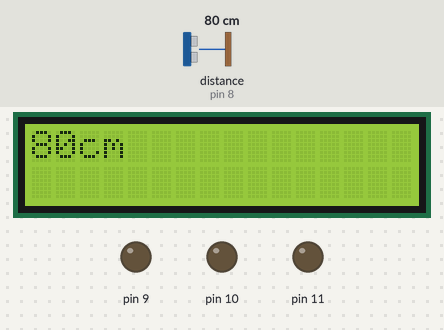
The sketch below on a simulated Arduino Uno, built with avr-gcc and run on an emulated ATmega328P. Parts: 16×2 character LCD, output pins drawn as LEDs (lit = HIGH). Wiring (inferred from the names in the program): ultrasonic range finder: trigger pin 7; echo pin 8. Inputs (shaded band) come from the test bench; at power-on: distance to the obstacle (sensor on pin 8) 80 cm. The echo pulse lasts 58.3 µs per cm; pins used as bus, display or sensor lines are not drawn; what the sketch prints to the serial monitor is not drawn.

Above: at 2.2 s.
2.3 s: distance to the obstacle (sensor on pin 8) set to 11 cm
At 3.0 s:
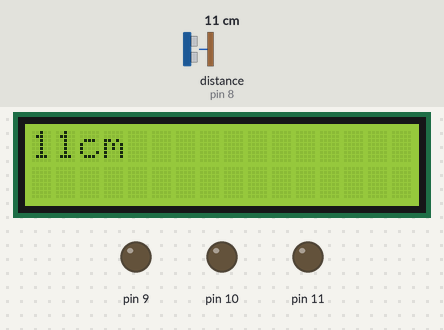
5.3 s: distance to the obstacle (sensor on pin 8) set to 8 cm
At 6.0 s:
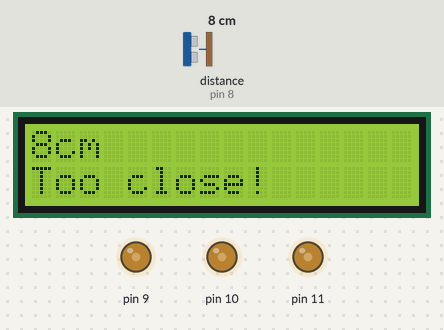
8.2 s: distance to the obstacle (sensor on pin 8) set to 2 cm
At 8.6 s:
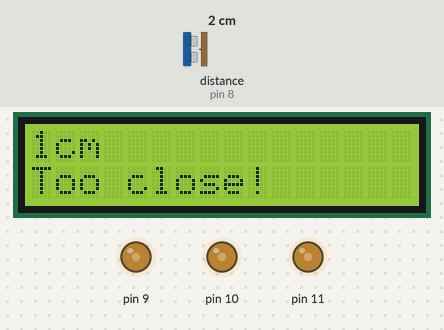
Timing chart, 0 to 11.2 s (numbered marks = the images above; inputs shaded):
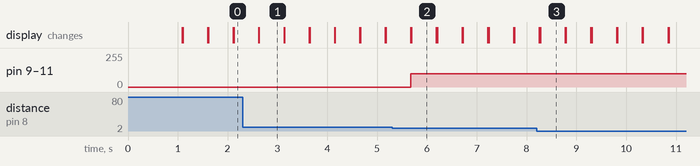

The sketch:

ultrasonic_lcd.ino
```cpp
#include <Wire.h>
#include <LiquidCrystal_I2C.h>
LiquidCrystal_I2C lcd(0x27, 16, 2);

const int trig = 7;
const int echo=8;


void setup()
{
	pinMode(9,OUTPUT);
	pinMode(10,OUTPUT);
	pinMode(11,OUTPUT);
	lcd.begin();
	lcd.backlight();
	lcd.setCursor(0, 0);
	lcd.print("Distance");
	lcd.setCursor(0, 1);
	lcd.print("Measurement!");
	delay(1000);
	lcd.clear();
	Serial.begin(9600);
  pinMode(trig,OUTPUT);
  pinMode(echo,INPUT);
}

void loop()
{
	long duration, cm;

  digitalWrite(trig, LOW);
  delayMicroseconds(2);
  digitalWrite(trig, HIGH);
  delayMicroseconds(10);
  digitalWrite(trig, LOW);

  duration = pulseIn(echo, HIGH);
  cm = microsecondsToCentimeters(duration);


  Serial.print(cm);
  Serial.print("cm");
  Serial.println();
	lcd.print(cm);
	lcd.print("cm");
	if(cm<10){
		analogWrite(9,100);
		analogWrite(10,100);
		analogWrite(11,100);
		lcd.setCursor(0, 1);
		lcd.print("Too close!");
	}
	else{
		analogWrite(9,0);
		analogWrite(10,0);
		analogWrite(11,0);
	}
  delay(500);
	lcd.clear();
}

long microsecondsToCentimeters(long microseconds) {
  return microseconds / 29 / 2;
}
```

Measured:
- the behaviour switches between 10 and 9 cm on distance to the obstacle (sensor on pin 8) (found by bisection; images 1 and 2)
- after the input at 2.3 s, the display: first differs from a run without the input after 0.33 s (image 1)
- after the input at 5.3 s, pin 9–11: 0/255 → 100/255 after 0.38 s; the display: first differs from a run without the input after 0.39 s (image 2)
- after the input at 8.2 s, the display: first differs from a run without the input after 0.07 s (image 3)
- what the display in image 1 shows lasts 0.5 s, from 2.6 s to 3.1 s
